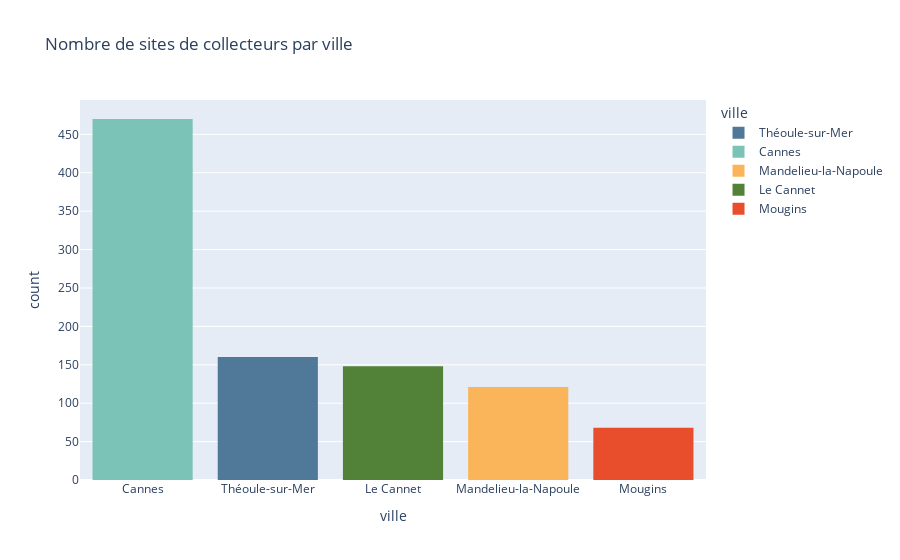

This figure's notebook cell:
### Code cell
fig = px.histogram(dataCollecteurs, x="ville", color="ville", width=900, color_discrete_map=dictVillesCouleurs, title="Nombre de sites de collecteurs par ville")
fig.update_xaxes(categoryorder="total descending")

### Figure 1 — Plotly figure (JSON) as saved in the notebook; plotly's stock layout.template omitted (floating-point values rounded to 4 significant figures; data arrays with more than 128 entries replaced by an {"elided": "..."} marker saying what was removed)
{"data": [{"alignmentgroup": "True", "bingroup": "x", "hovertemplate": "ville=%{x}<br>count=%{y}<extra></extra>", "legendgroup": "Théoule-sur-Mer", "marker": {"color": "#507999"}, "name": "Théoule-sur-Mer", "offsetgroup": "Théoule-sur-Mer", "orientation": "v", "showlegend": true, "type": "histogram", "x": {"elided": "160 str values"}, "xaxis": "x", "yaxis": "y"}, {"alignmentgroup": "True", "bingroup": "x", "hovertemplate": "ville=%{x}<br>count=%{y}<extra></extra>", "legendgroup": "Cannes", "marker": {"color": "#7bc3b7"}, "name": "Cannes", "offsetgroup": "Cannes", "orientation": "v", "showlegend": true, "type": "histogram", "x": {"elided": "470 str values"}, "xaxis": "x", "yaxis": "y"}, {"alignmentgroup": "True", "bingroup": "x", "hovertemplate": "ville=%{x}<br>count=%{y}<extra></extra>", "legendgroup": "Mandelieu-la-Napoule", "marker": {"color": "#fab55a"}, "name": "Mandelieu-la-Napoule", "offsetgroup": "Mandelieu-la-Napoule", "orientation": "v", "showlegend": true, "type": "histogram", "x": ["Mandelieu-la-Napoule", "Mandelieu-la-Napoule", "Mandelieu-la-Napoule", "Mandelieu-la-Napoule", "Mandelieu-la-Napoule", "Mandelieu-la-Napoule", "Mandelieu-la-Napoule", "Mandelieu-la-Napoule", "Mandelieu-la-Napoule", "Mandelieu-la-Napoule", "Mandelieu-la-Napoule", "Mandelieu-la-Napoule", "Mandelieu-la-Napoule", "Mandelieu-la-Napoule", "Mandelieu-la-Napoule", "Mandelieu-la-Napoule", "Mandelieu-la-Napoule", "Mandelieu-la-Napoule", "Mandelieu-la-Napoule", "Mandelieu-la-Napoule", "Mandelieu-la-Napoule", "Mandelieu-la-Napoule", "Mandelieu-la-Napoule", "Mandelieu-la-Napoule", "Mandelieu-la-Napoule", "Mandelieu-la-Napoule", "Mandelieu-la-Napoule", "Mandelieu-la-Napoule", "Mandelieu-la-Napoule", "Mandelieu-la-Napoule", "Mandelieu-la-Napoule", "Mandelieu-la-Napoule", "Mandelieu-la-Napoule", "Mandelieu-la-Napoule", "Mandelieu-la-Napoule", "Mandelieu-la-Napoule", "Mandelieu-la-Napoule", "Mandelieu-la-Napoule", "Mandelieu-la-Napoule", "Mandelieu-la-Napoule", "Mandelieu-la-Napoule", "Mandelieu-la-Napoule", "Mandelieu-la-Napoule", "Mandelieu-la-Napoule", "Mandelieu-la-Napoule", "Mandelieu-la-Napoule", "Mandelieu-la-Napoule", "Mandelieu-la-Napoule", "Mandelieu-la-Napoule", "Mandelieu-la-Napoule", "Mandelieu-la-Napoule", "Mandelieu-la-Napoule", "Mandelieu-la-Napoule", "Mandelieu-la-Napoule", "Mandelieu-la-Napoule", "Mandelieu-la-Napoule", "Mandelieu-la-Napoule", "Mandelieu-la-Napoule", "Mandelieu-la-Napoule", "Mandelieu-la-Napoule", "Mandelieu-la-Napoule", "Mandelieu-la-Napoule", "Mandelieu-la-Napoule", "Mandelieu-la-Napoule", "Mandelieu-la-Napoule", "Mandelieu-la-Napoule", "Mandelieu-la-Napoule", "Mandelieu-la-Napoule", "Mandelieu-la-Napoule", "Mandelieu-la-Napoule", "Mandelieu-la-Napoule", "Mandelieu-la-Napoule", "Mandelieu-la-Napoule", "Mandelieu-la-Napoule", "Mandelieu-la-Napoule", "Mandelieu-la-Napoule", "Mandelieu-la-Napoule", "Mandelieu-la-Napoule", "Mandelieu-la-Napoule", "Mandelieu-la-Napoule", "Mandelieu-la-Napoule", "Mandelieu-la-Napoule", "Mandelieu-la-Napoule", "Mandelieu-la-Napoule", "Mandelieu-la-Napoule", "Mandelieu-la-Napoule", "Mandelieu-la-Napoule", "Mandelieu-la-Napoule", "Mandelieu-la-Napoule", "Mandelieu-la-Napoule", "Mandelieu-la-Napoule", "Mandelieu-la-Napoule", "Mandelieu-la-Napoule", "Mandelieu-la-Napoule", "Mandelieu-la-Napoule", "Mandelieu-la-Napoule", "Mandelieu-la-Napoule", "Mandelieu-la-Napoule", "Mandelieu-la-Napoule", "Mandelieu-la-Napoule", "Mandelieu-la-Napoule", "Mandelieu-la-Napoule", "Mandelieu-la-Napoule", "Mandelieu-la-Napoule", "Mandelieu-la-Napoule", "Mandelieu-la-Napoule", "Mandelieu-la-Napoule", "Mandelieu-la-Napoule", "Mandelieu-la-Napoule", "Mandelieu-la-Napoule", "Mandelieu-la-Napoule", "Mandelieu-la-Napoule", "Mandelieu-la-Napoule", "Mandelieu-la-Napoule", "Mandelieu-la-Napoule", "Mandelieu-la-Napoule", "Mandelieu-la-Napoule", "Mandelieu-la-Napoule", "Mandelieu-la-Napoule", "Mandelieu-la-Napoule", "Mandelieu-la-Napoule"], "xaxis": "x", "yaxis": "y"}, {"alignmentgroup": "True", "bingroup": "x", "hovertemplate": "ville=%{x}<br>count=%{y}<extra></extra>", "legendgroup": "Le Cannet", "marker": {"color": "#528238"}, "name": "Le Cannet", "offsetgroup": "Le Cannet", "orientation": "v", "showlegend": true, "type": "histogram", "x": {"elided": "148 str values"}, "xaxis": "x", "yaxis": "y"}, {"alignmentgroup": "True", "bingroup": "x", "hovertemplate": "ville=%{x}<br>count=%{y}<extra></extra>", "legendgroup": "Mougins", "marker": {"color": "#e84e2c"}, "name": "Mougins", "offsetgroup": "Mougins", "orientation": "v", "showlegend": true, "type": "histogram", "x": ["Mougins", "Mougins", "Mougins", "Mougins", "Mougins", "Mougins", "Mougins", "Mougins", "Mougins", "Mougins", "Mougins", "Mougins", "Mougins", "Mougins", "Mougins", "Mougins", "Mougins", "Mougins", "Mougins", "Mougins", "Mougins", "Mougins", "Mougins", "Mougins", "Mougins", "Mougins", "Mougins", "Mougins", "Mougins", "Mougins", "Mougins", "Mougins", "Mougins", "Mougins", "Mougins", "Mougins", "Mougins", "Mougins", "Mougins", "Mougins", "Mougins", "Mougins", "Mougins", "Mougins", "Mougins", "Mougins", "Mougins", "Mougins", "Mougins", "Mougins", "Mougins", "Mougins", "Mougins", "Mougins", "Mougins", "Mougins", "Mougins", "Mougins", "Mougins", "Mougins", "Mougins", "Mougins", "Mougins", "Mougins", "Mougins", "Mougins", "Mougins", "Mougins"], "xaxis": "x", "yaxis": "y"}], "layout": {"barmode": "relative", "legend": {"title": {"text": "ville"}, "tracegroupgap": 0}, "title": {"text": "Nombre de sites de collecteurs par ville"}, "width": 900, "xaxis": {"anchor": "y", "categoryarray": ["Théoule-sur-Mer", "Cannes", "Mandelieu-la-Napoule", "Le Cannet", "Mougins"], "categoryorder": "total descending", "domain": [0, 1], "title": {"text": "ville"}}, "yaxis": {"anchor": "x", "domain": [0, 1], "title": {"text": "count"}}}}
